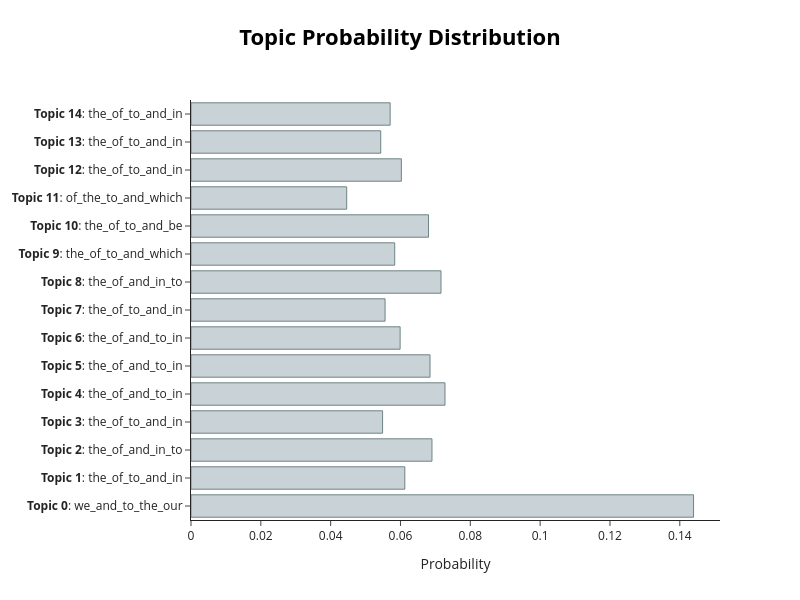

The code cell stored with this chart in its notebook:
### Code cell
# output the topic distribution for the first speech
# hint: check out approximate_distribution() and visualize_distribution()
probs, _ = topic_model.approximate_distribution([docs[0]])
first_doc_distribution = probs[0]
topic_model.visualize_distribution(first_doc_distribution)

### Figure 1 — Plotly figure (JSON) as saved in the notebook; plotly's stock layout.template omitted (floating-point values rounded to 4 significant figures)
{"data": [{"marker": {"color": "#C8D2D7", "line": {"color": "#6E8484", "width": 1}}, "orientation": "h", "type": "bar", "x": [0.1439, 0.06124, 0.06902, 0.05487, 0.07275, 0.06846, 0.0599, 0.05559, 0.07161, 0.05835, 0.06803, 0.0446, 0.06026, 0.05435, 0.05704], "y": ["<b>Topic 0</b>: we_and_to_the_our", "<b>Topic 1</b>: the_of_to_and_in", "<b>Topic 2</b>: the_of_and_in_to", "<b>Topic 3</b>: the_of_to_and_in", "<b>Topic 4</b>: the_of_and_to_in", "<b>Topic 5</b>: the_of_and_to_in", "<b>Topic 6</b>: the_of_and_to_in", "<b>Topic 7</b>: the_of_to_and_in", "<b>Topic 8</b>: the_of_and_in_to", "<b>Topic 9</b>: the_of_to_and_which", "<b>Topic 10</b>: the_of_to_and_be", "<b>Topic 11</b>: of_the_to_and_which", "<b>Topic 12</b>: the_of_to_and_in", "<b>Topic 13</b>: the_of_to_and_in", "<b>Topic 14</b>: the_of_to_and_in"]}], "layout": {"height": 600, "hoverlabel": {"bgcolor": "white", "font": {"family": "Rockwell", "size": 16}}, "title": {"font": {"color": "Black", "size": 22}, "text": "<b>Topic Probability Distribution</b>", "x": 0.5, "xanchor": "center", "y": 0.95, "yanchor": "top"}, "width": 800, "xaxis": {"title": {"text": "Probability"}}}}
